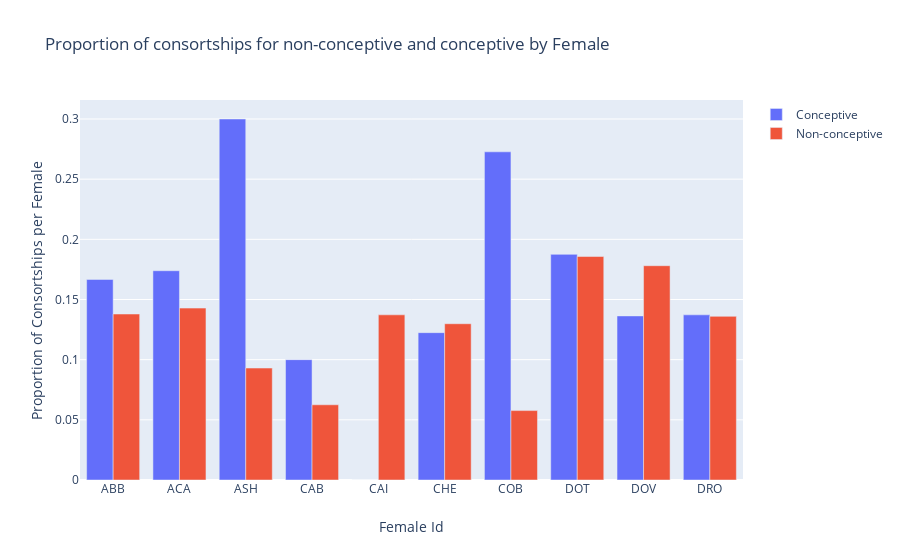

Notebook code cell kept with this figure:
### Markdown cell above
The scatter plot above representing the data for first 10 females in alphabetical order shows a generally higher proportion of consorts during conceptive cycle (blue) vs non-conceptive cycle (red)

### Code cell
# Bar charts showing Proportion of consorts for each female for both conceptive and non-conceptive cycles
fig7 = go.Figure(data=[
    go.Bar(name='Conceptive', x=cc1["female_id"], y= cc1["propconsorted"]),
    go.Bar(name='Non-conceptive', x=cc1["female_id"], y= cc0["propconsorted"])
])
fig7.update_layout(
    title=go.layout.Title(text="Proportion of consortships for non-conceptive and conceptive by Female"),
    xaxis=go.layout.XAxis(title=go.layout.xaxis.Title(text="Female Id")),
    yaxis=go.layout.YAxis(title=go.layout.yaxis.Title(text="Proportion of Consortships per Female"))
    )

# Change the bar mode
fig7.update_layout(barmode='group')
fig7.show()

### Figure 1 — Plotly figure (JSON) as saved in the notebook; plotly's stock layout.template omitted (floating-point values rounded to 4 significant figures)
{"data": [{"name": "Conceptive", "type": "bar", "x": ["ABB", "ACA", "ASH", "CAB", "CAI", "CHE", "COB", "DOT", "DOV", "DRO"], "y": [0.1667, 0.1739, 0.3, 0.1, 0, 0.1224, 0.2727, 0.1875, 0.1364, 0.1373]}, {"name": "Non-conceptive", "type": "bar", "x": ["ABB", "ACA", "ASH", "CAB", "CAI", "CHE", "COB", "DOT", "DOV", "DRO"], "y": [0.1379, 0.1429, 0.09302, 0.0625, 0.1373, 0.1299, 0.05769, 0.1857, 0.1781, 0.136, 0.1566, 0.1798, 0.2051, 0.1154, 0.1744, 0.09302, 0.1538, 0.1, 0.1481, 0.1395, 0.3, 0.2105, 0.2162, 0.16, 0.1212, 0.075, 0.1475, 0.1176, 0.1059, 0.03488, 0.1111, 0.125, 0.1364, 0.08397, 0.1515, 0.2, 0.2, 0.1935, 0, 0.1591, 0.08904, 0.06436, 0.09474, 0.1429, 0.0641, 0.1837, 0.1111, 0.129, 0.1667, 0.09868, 0.1417, 0.06897, 0.08848, 0.0566, 0.08824, 0.1667, 0.2, 0.2, 0.1622, 0.2857, 0.1525, 0.1613, 0.3182, 0.08108, 0.09375, 0.1739, 0.1905, 0.1442, 0.1, 0.08397, 0.2319, 0.1935, 0.1905, 0.1579, 0, 0.1364, 0.1391, 0.1348, 0.1048, 0.1508, 0.1842, 0.09091, 0.1361, 0.1, 0.2, 0.1597, 0.2131, 0.1958, 0.129, 0.08696, 0.1765, 0.1071, 0.1683, 0.1179, 0.125, 0.1194, 0.1579, 0.1515, 0.1125, 0.1111, 0.2151, 0.2258, 0.08791, 0.1786, 0.08163, 0.1513, 0.09722, 0.0814, 0.06452, 0.06667, 0, 0.09836, 0.07692, 0.03448]}], "layout": {"barmode": "group", "title": {"text": "Proportion of consortships for non-conceptive and conceptive by Female"}, "xaxis": {"title": {"text": "Female Id"}}, "yaxis": {"title": {"text": "Proportion of Consortships per Female"}}}}
